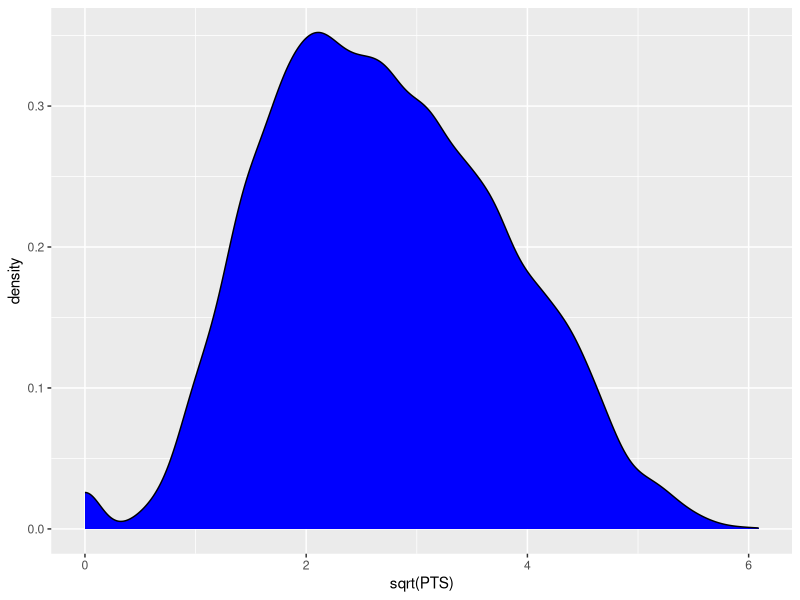
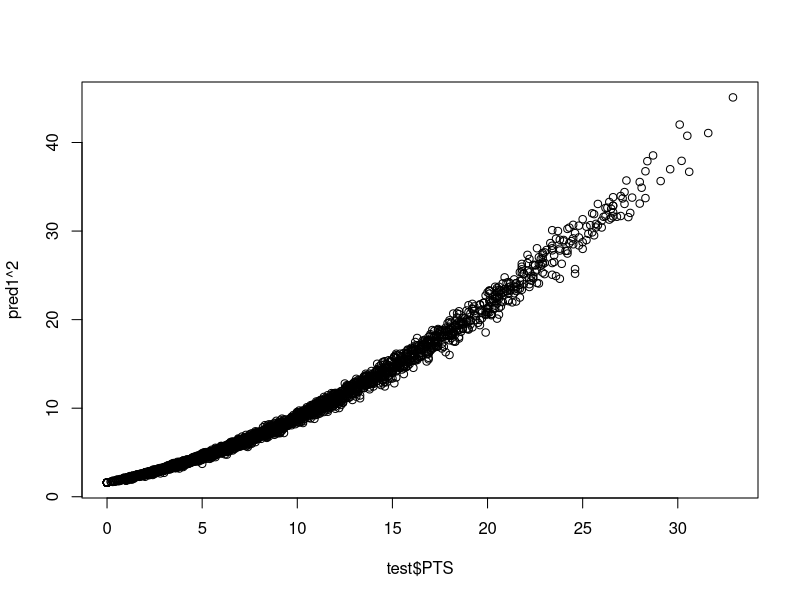

R code for these plots, in order:
## ---- chunk 1
set.seed(222)
library(ggplot2)
d1<-read.csv("cleaned_data.csv")
#colnames(d1)
d1 = subset(d1, select = c("PTS","X3P","X2P","FT"))
#dim(d1)
#plot(d1,pch=16, cex=1)
cor(d1[, unlist(lapply(d1, is.numeric))],use = "complete.obs")
## ---- chunk 2
row.number <- sample(1:nrow(d1), 0.8*nrow(d1))
## ---- chunk 3
train = d1[row.number,]; dim(train)
test = d1[-row.number,]; dim(test)
## ---- chunk 4
#ggplot(train, aes(PTS)) + geom_density(fill="blue")
ggplot(train, aes(sqrt(PTS))) + geom_density(fill="blue")
## ---- chunk 5
model1 <- lm(sqrt(PTS) ~ X2P + X3P +FT, data = train)
summary(model1)
## ---- chunk 6
cc <- model1$coefficients
(eqn <- paste("yhat_i=", paste(round(cc[1],2), paste(round(cc[-1],2), paste(names(cc[-1]),"_i",sep=""),
                                                     sep=" * ", collapse=" + "), sep=" + ")))
## ---- chunk 7
library(scales)
pred1 <- predict(model1, newdata = test)
rmse <- sqrt(sum(((pred1^2) - test$PTS)^2)/length(test$PTS))
c(RMSE = rmse)
m.abs = abs((test$PTS-pred1^2)/test$PTS)
m.abs = m.abs[is.finite(m.abs)]
mape<-percent(mean(m.abs),accuracy = 0.01)
c(MAPE=mape)

par(mfrow=c(1,1))
plot(test$PTS, pred1^2)
